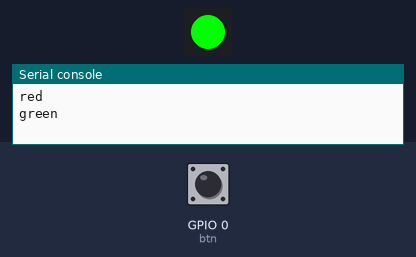
The program below on a simulated ESP32 board running MicroPython. On the bench: 1 RGB LEDs in strip order, left to right, the last lines printed to the serial console. Inputs (shaded band) come from the test bench; at power-on: GPIO 0 (btn) HIGH.

Above: at 0.3 s.
At 0.7 s:
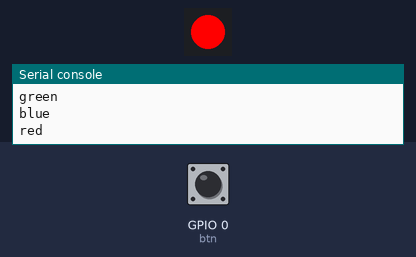
1.3 s: GPIO 0 (btn) pulled LOW for 3.2 s
At 2.0 s:
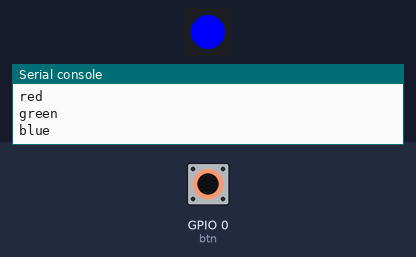
Timing chart, 0 to 12.0 s (numbered marks = the images above; inputs shaded):
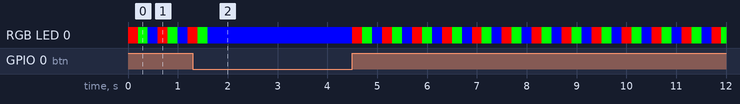

The program:

main.py
```python
from machine import Pin
from neopixel import NeoPixel
import time

btn =Pin(0, Pin.IN, Pin.PULL_UP)    # same pin for physical esp32 s3 built in Boot buton
pin = Pin(48, Pin.OUT)              # set 48 for your physical esp32 s3
neo = NeoPixel(pin, 1)              # create NeoPixel driver  for 1 pixel
while True:
    while(btn.value()==1):          # flashing of neopixel stopped when button is in pressed status
        neo[0] = (255, 0, 0)            # set the first pixel to red
        print("red")

        neo.write()                     # write data to all pixels
        time.sleep(.2)
        neo[0] = (0, 255, 0)            # set the first pixel to green
        print("green")

        neo.write()                     # write data to all pixels
        time.sleep(.2)
        neo[0] = (0, 0, 255)            # set the first pixel to blue
        print("blue")

        neo.write()                     # write data to all pixels
        time.sleep(.2) 
```
